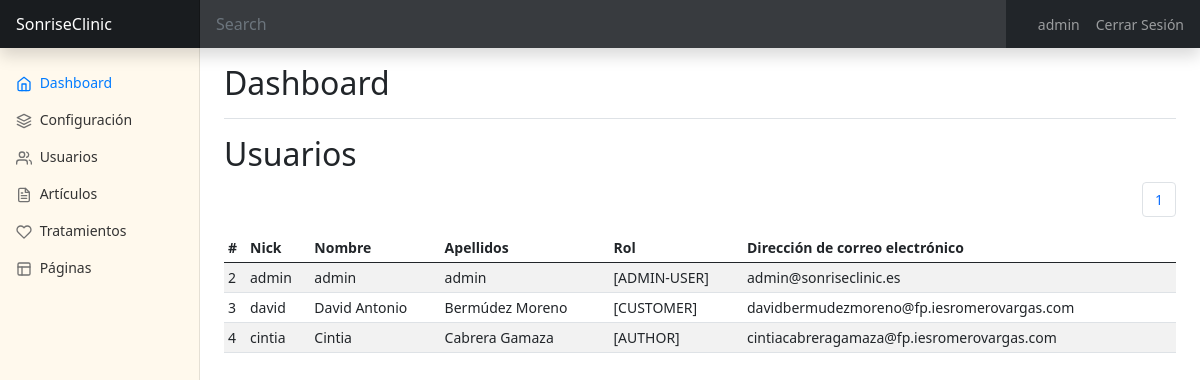
Before: /admin.php?section=users (signed in) with the older database file.
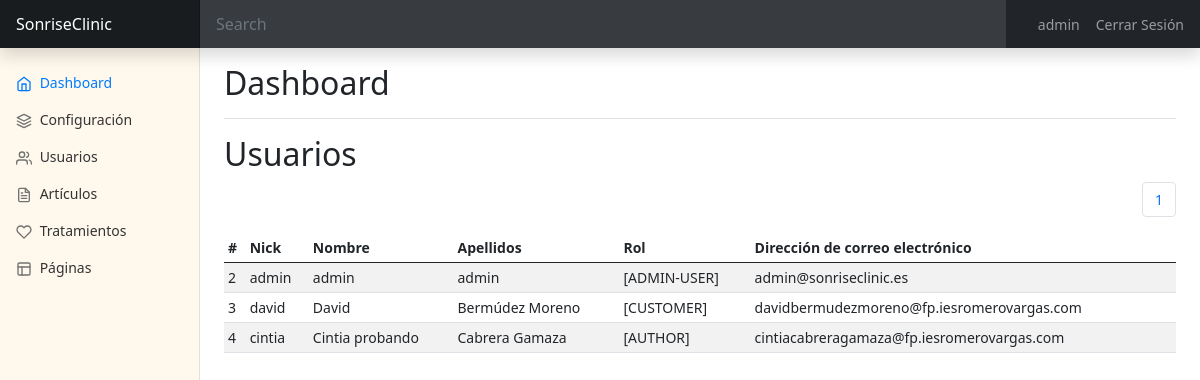
After: the same page with the newer database file.
### tables this page shows
CREATE TABLE `users` (
  `id` int(11) NOT NULL,
  `name` varchar(100) NOT NULL,
  `pass` varchar(50) NOT NULL,
  `last_login` datetime DEFAULT NULL,
  `roles` varchar(100) DEFAULT '[USER]',
  `auth_key` varchar(100) DEFAULT NULL,
  `lang` varchar(2) NOT NULL DEFAULT 'es',
  `firstname` varchar(100) DEFAULT NULL,
  `lastname` varchar(100) DEFAULT NULL,
  `email` varchar(100) DEFAULT NULL,
  `enabled` tinyint(1) NOT NULL DEFAULT 1
);

### lang/es.php (called while the page is built)
<?php
$texts = array(
  'app_Title' => "SonriseClinic",
  'mn_Home' => "Inicio",
  'mn_News' => "Novedades",
  'mn_Categories' => "Categorías",
  'mn_Meeting' => "Gestión de Citas",
  'mn_Chat' => "Chat Interno",
  'mn_Speciality' => "Especialidades",
  'mn_Login' => "Iniciar Sesión",
  'mn_Logout' => "Cerrar Sesión",
  'mn_Admin' => "Panel de Control",
  'mn_Cites' => "Mis citas",
  'frm_Email' => "Dirección de correo electrónico",
  'frm_Pass' => "Clave",
  'frm_Send' => "Enviar",
  'frm_Remember' => "Recordar sesión",
  'frm_Name' => "Nick",
  'frm_FirstName' => "Nombre",
  'frm_LastName' => "Apellidos",
  'frm_Roles' => "Rol",
  'frm_Type' => "Grupo",
  'frm_Label' => "Etiqueta",
  'frm_Value' => "Valor",
  'frm_Title' => "Título",
  'frm_Subtitle' => "Subtítulo",
  'frm_Text' => "Texto",
  'frm_Image' => "Imagen",
  'frm_Desc' => "Descripción",
  'frm_Duration' => "Duración",
  'frm_Price' => "Precio",
  'btn_Update' => "Actualizar",
  'btn_Deleted' => "Eliminar",
  'btn_Ok' => "Aceptar",
  'btn_Close' => "Cerrar",
  'Learn_more' => 'Leer Más',
  'sect_users' => "Usuarios",
  'sect_settings' => "Configuración",
  'sect_categories' => "Categorías",
  'sect_articles' => "Artículos",
  'sect_pages' => "Páginas",
  'sect_treatments' => "Tratamientos",
  'modal_title_confirm' => "Confirme opción",
  'modal_text_confirm' => "Esta opción no es posible deshacerla. Si realmente está seguro/a pulse en 'Aceptar'",
  'err_NotAutenticates' => "Usuario no registrado",
  'date_Published' => "Fecha de publicación",
);

### includes/functions.php (called while the page is built, shortened)
<?php
function __($str, $lang = null){
  if (file_exists('lang/'.$lang.'.php')):
    if ( isset($texts[$str]) ){
      $str = $texts[$str];
    }
  endif;
  return $str;
}

### includes/class.data.php (called while the page is built, shortened)
<?php
class DataBase
{
    var $connection;
    public function __construct()
    {
        if (DB_PASS == NULL)
            $this->connection = mysqli_connect(DB_SERVER, DB_USER, DB_NAME);
        else
            $this->connection = mysqli_connect(DB_SERVER, DB_USER, DB_PASS, DB_NAME);
        return true;
    }
    public function select($table, $where, $type = 'ARRAY')
    {
        $sql = "SELECT * FROM " . $table . " WHERE " . $where;
        $result = mysqli_query($this->connection, $sql);
        $return = array();
        if ($type == 'ARRAY')
            while (($return[] = mysqli_fetch_array($result))) {
            } else
            while (($return[] = mysqli_fetch_assoc($result))) {
            }
        if (count($return) > 1)
            unset($return[count($return) - 1]);
        else
            $return = FALSE;
        return $return;
    }
}

### admin/pagination.php (called while the page is built, shortened)
<?php
$maxRow = 5;
  $page = false;
  if (!$page) {
    $start = 0;
    $page = 1;
  } else {
    $start = ($page - 1) * $maxRow;
  }
?>

### admin/users.php (the view, shortened to what the changed rows need)
<?php
  include "admin/pagination.php";
  $records = $db->select("users", "1 = 1 ORDER BY id ASC LIMIT ".$start.", ".$maxRow);
?>
<h2><?=__('sect_users',$lang)?></h2>
<div class="table-responsive">
  <table class="table table-striped table-sm table-hover">
    <thead>
      <tr>
        <th>#</th>
        <th><?=__('frm_Name',$lang)?></th>
        <th><?=__('frm_FirstName',$lang)?></th>
        <th><?=__('frm_LastName',$lang)?></th>
        <th><?=__('frm_Roles',$lang)?></th>
        <th><?=__('frm_Email',$lang)?></th>
      </tr>
    </thead>
    <tbody>
        <?php if(!empty($records)):
          foreach($records as $record):
            if(isset($_GET['edit']) && $record['id']==$_GET['edit']):
              $class = " fw-bold";
            else:
              $class = "";
            endif;
          ?>
            <tr class="tbl-h<?=$class?>" onclick="window.location='admin.php?section=users&page=<?=($page)?>&edit=<?=$record['id']?>';">
                <td><?=$record["id"]?></td>
                <td><?=$record["name"]?></td>
                <td><?=$record["firstname"]?></td>
                <td><?=$record["lastname"]?></td>
                <td><?=$record["roles"]?></td>
                <td><?=$record["email"]?></td>
            </tr>
        <?php
          endforeach;
        endif;?>
        </tbody>
    </table>
</div>

Changed rows visible on the page:
changed users "david": firstname "David Antonio" → "David"
changed users "cintia": firstname "Cintia" → "Cintia probando"
